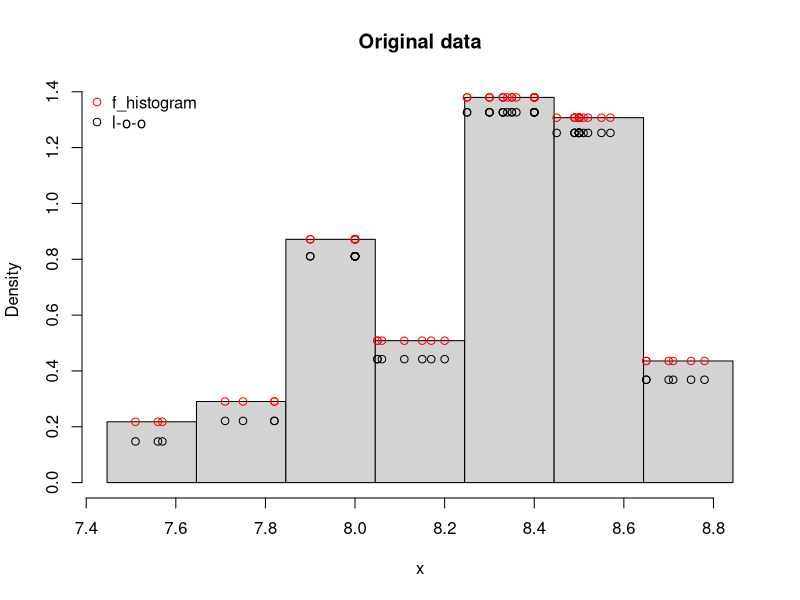
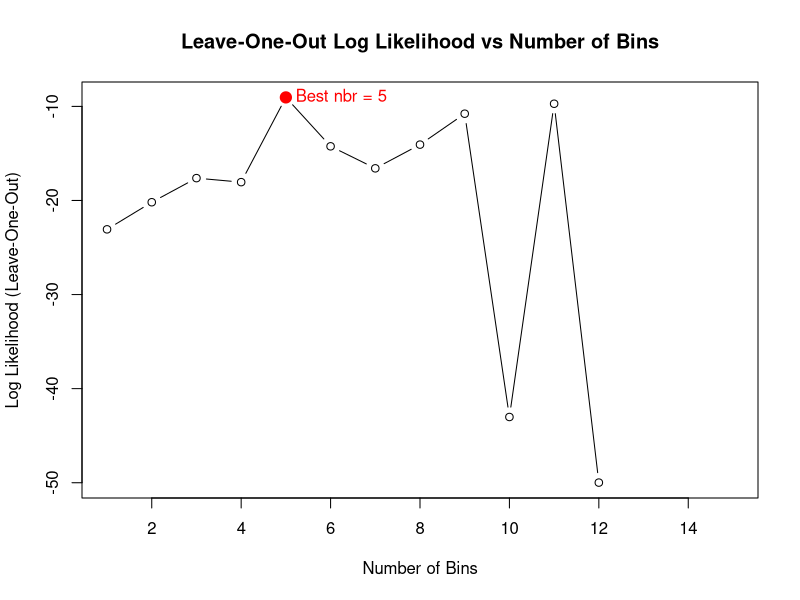
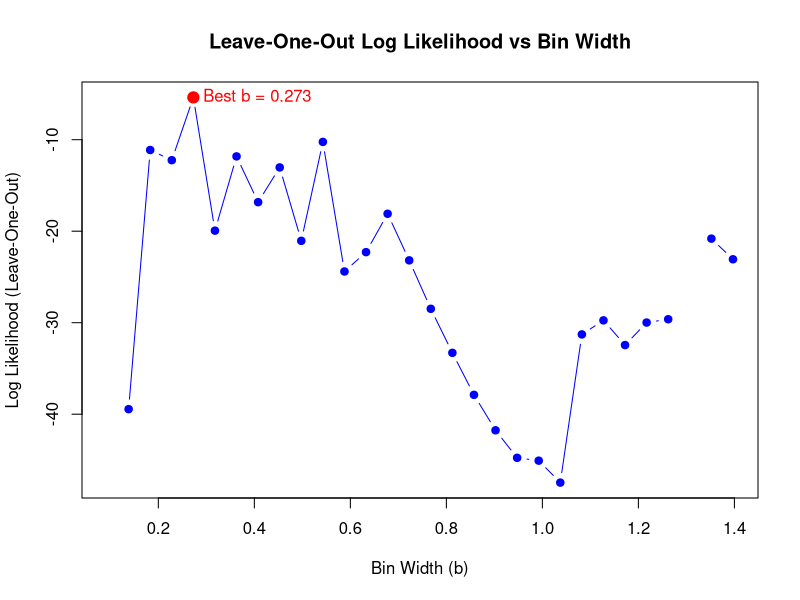
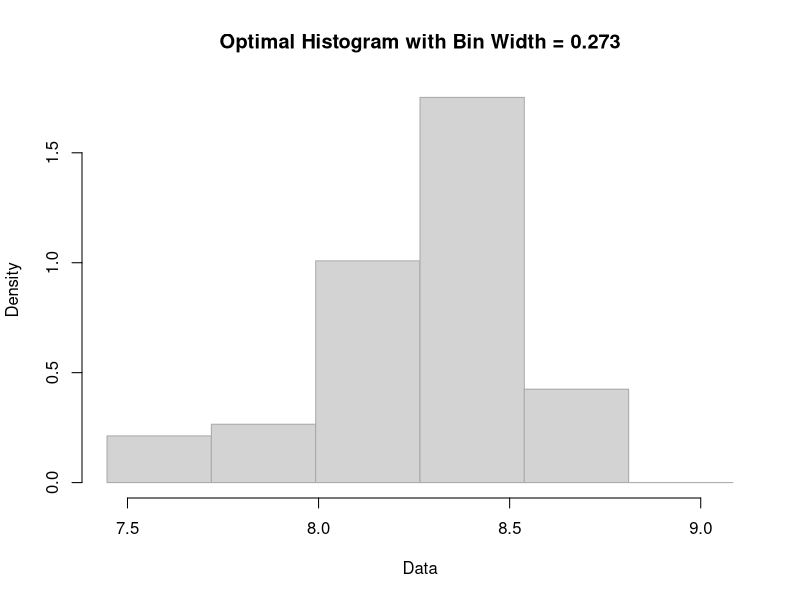
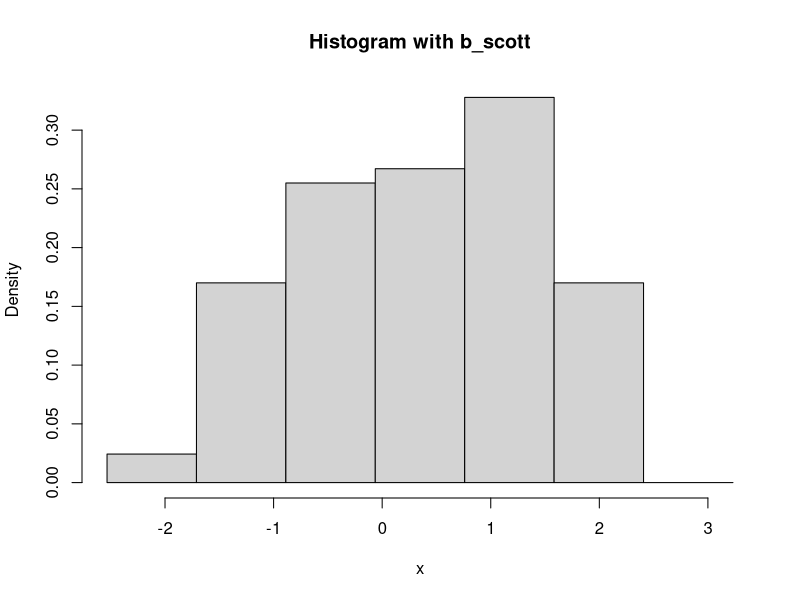
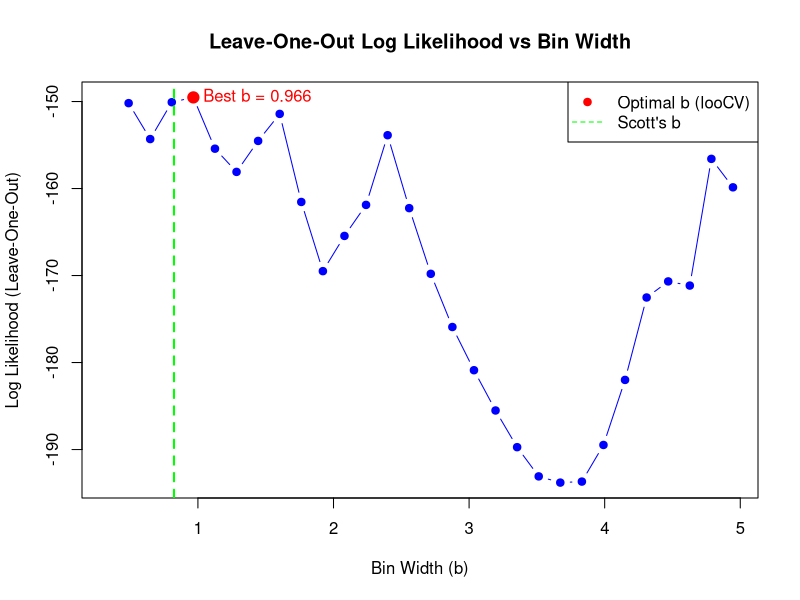
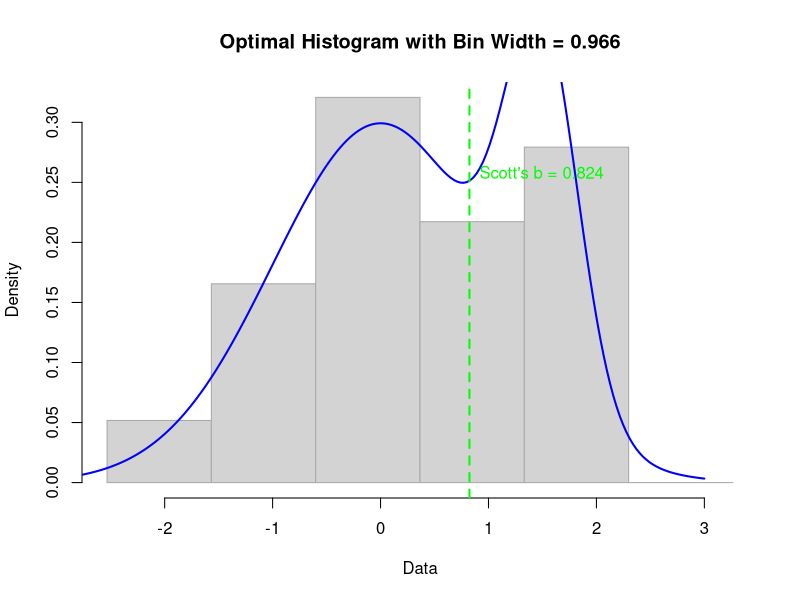
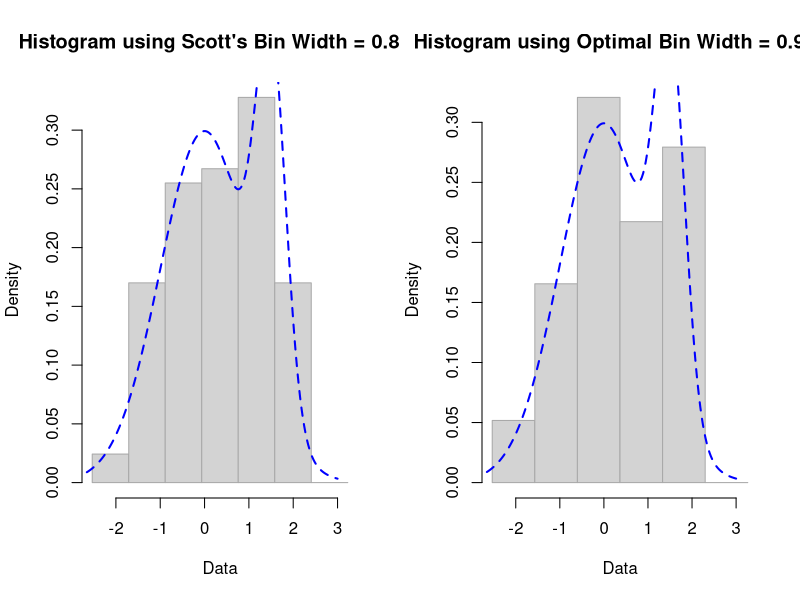

The R source for these figures, in order:
## ---- chunk 1
# Read and transform x to numeric
df = read.table("cdrate.dat", col.names = c("x", "y"))
x = df["x"]
class(x) = "Numeric"
x = x$x

A <- min(x)-.05*diff(range(x))
Z <- max(x)+.05*diff(range(x))
nbr <- 7

# Define histogram and the function
hx <- hist(x,breaks=seq(A,Z,length=nbr+1),freq=F, main = "Original data")

hx_f <- stepfun(hx$breaks,c(0,hx$density,0))
binwidth <- hx$breaks[2]-hx$breaks[1]
points(x,hx_f(x),col="red", pch=1)

y_loo_hist <- (hx_f(x)-(1/(length(x)*binwidth)))*(length(x)/(length(x)-1))
points(x,y_loo_hist,col="black", pch=1)

legend("topleft", legend = c("f_histogram", "l-o-o"), col = c("red", "black"), pch = 1, bty = "n")
## ---- chunk 2
l <- sum(log(y_loo_hist))
print("The leave-one-out log-likelihood is:")
print(l)
## ---- chunk 3
nbr_seq <- seq(1, 15)
looCV_log_lik <- numeric(length(nbr_seq))  # Pre-allocate for efficiency

# Loop through each value of nbr
for (i in seq_along(nbr_seq)) {
  nbr <- nbr_seq[i]
  
  # Compute the histogram
  hx <- hist(x, breaks = seq(A, Z, length = nbr + 1), plot = FALSE)
  binwidth <- hx$breaks[2] - hx$breaks[1]  # Calculate bin width
  
  # Convert histogram into a step function and evaluate the leave-one-out estimate
  hx_f <- stepfun(hx$breaks, c(0, hx$density, 0))
  y_loo_hist <- (hx_f(x) - (1 / (length(x) * binwidth))) * (length(x) / (length(x) - 1))
  
  # Calculate the log-likelihood and handle zero values
  if (any(y_loo_hist <= 0)) {
    looCV_log_lik[i] <- -Inf
  } else {
    looCV_log_lik[i] <- sum(log(y_loo_hist))
  }
}

# Identify the optimal number of bins
optimal_nbr <- nbr_seq[which.max(looCV_log_lik)]
optimal_log_lik <- max(looCV_log_lik)

# Plot the leave-one-out log-likelihood with a marker for the optimal bin count
plot(nbr_seq, looCV_log_lik, type = "b", xlab = 'Number of Bins', ylab = 'Log Likelihood (Leave-One-Out)',
     main = "Leave-One-Out Log Likelihood vs Number of Bins")

# Highlight the optimal number of bins on the plot
points(optimal_nbr, optimal_log_lik, col = "red", pch = 19, cex = 1.5)
text(optimal_nbr, optimal_log_lik, labels = paste("Best nbr =", optimal_nbr), pos = 4, col = "red")

## ---- chunk 4
b_seq <- seq((Z - A) / 15, (Z - A), length = 30)
looCV_log_lik <- numeric(length(b_seq))  # Pre-allocate for efficiency

# Loop through each bin width b
for (i in seq_along(b_seq)) {
  b <- b_seq[i]
  
  # Compute the histogram with the specified bin width b
  hx <- hist(x, breaks = seq(A, Z + b, by = b), plot = FALSE)
  binwidth <- diff(hx$breaks)[1]  # Confirming the bin width
  
  # Convert histogram into a step function and evaluate at data points
  hx_f <- stepfun(hx$breaks, c(0, hx$density, 0))
  y_hist <- hx_f(x)
  
  # Compute the leave-one-out histogram estimate
  y_loo_hist <- (y_hist - (1 / (length(x) * binwidth))) * (length(x) / (length(x) - 1))
  
  # Calculate log-likelihood, handling cases with zero or negative values
  if (any(y_loo_hist <= 0)) {
    looCV_log_lik[i] <- -Inf
  } else {
    looCV_log_lik[i] <- sum(log(y_loo_hist))
  }
}

# Identify the optimal bin width
optimal_b <- b_seq[which.max(looCV_log_lik)]
optimal_log_lik <- max(looCV_log_lik)

# Plot the leave-one-out log-likelihoods for different bin widths
plot(b_seq, looCV_log_lik, type = "b", xlab = 'Bin Width (b)', ylab = 'Log Likelihood (Leave-One-Out)',
     main = "Leave-One-Out Log Likelihood vs Bin Width", col = "blue", pch = 19)

# Highlight the optimal bin width on the plot
points(optimal_b, optimal_log_lik, col = "red", pch = 19, cex = 1.5)
text(optimal_b, optimal_log_lik, labels = paste("Best b =", round(optimal_b, 3)), pos = 4, col = "red")


# Plot the histogram using the optimal bin width
hist(x, breaks = seq(A, Z + optimal_b, by = optimal_b), freq = FALSE, 
     main = paste("Optimal Histogram with Bin Width =", round(optimal_b, 3)), 
     xlab = "Data", ylab = "Density", col = "lightgray", border = "darkgray")
## ---- chunk 5
par(mfrow=c(1,1))

sim.mixt <- function(n=1,k=1, 
         mu=seq(-2*(k-1),2*(k-1),length=k), 
         sigma=seq(1,1,length=k), 
         alpha=seq(1/k,1/k,length=k), graphic=FALSE,...)
{
   csa<-cumsum(alpha)
   x<-runif(n)
      
   for (i in 1:n){
      comp<-sum(csa<=x[i])+1
      x[i]<-rnorm(1,mu[comp],sigma[comp])
   }
   if(graphic) {
      out<-graph.mixt(k, mu, sigma, alpha, gr=FALSE)
      hist(x,freq = FALSE,
           ylim=c(0,max(c(max(out$fx),max(hist(x,plot=FALSE)$density)))))
      lines(out$x,out$fx,lty=1,lwd=2)
   }   
   return(x)
}

graph.mixt<-function(k=1, mu=seq(-2*(k-1),2*(k-1),length=k), sigma=seq(1,1,length=k), alpha=seq(1/k,1/k,length=k), graphic=TRUE,...)
{
   L<-min(mu-3*sigma)
   U<-max(mu+3*sigma)
         
   x<- seq(from=L,to=U,length=200)
   fx<- 0*x
   Salpha<-sum(alpha)
   for(i in 1:k){
   	p<-alpha[i]/Salpha
#   	fx <- fx + p*exp(-.5*((x-mu[i])/sigma[i])^2)/(sqrt(2*pi)*sigma[i])
   	fx <- fx + p*dnorm(x,mu[i],sigma[i])
   }
   if (graphic){
      plot(x,fx,type="l",...)
   }
   return(list(L = L, U = U, x = x, fx = fx))
}

set.seed(123)
n <- 100
x <- sim.mixt(n = n, k = 2, mu = c(0, 1.5), sigma = c(1, 1/3), alpha = c(3/4, 1/4))

A <- min(x) - 0.05 * diff(range(x))
Z <- max(x) + 0.05 * diff(range(x))

sigma.mixt <- 1.095287
scott_b <- 3.49 * sigma.mixt * length(x)^(-1/3)
## ---- chunk 6
hx <- hist(x,breaks=seq(A,Z+b,by=scott_b), plot=F)
plot(hx,freq = FALSE, main="Histogram with b_scott")
## ---- chunk 7
b_seq <- seq((Z - A) / 15, (Z - A), length = 30)
looCV_log_lik <- numeric(length(b_seq))

for (i in seq_along(b_seq)) {
  b <- b_seq[i]
  
  # Compute the histogram with the specified bin width b
  hx <- hist(x, breaks = seq(A, Z + b, by = b), plot = FALSE)
  binwidth <- diff(hx$breaks)[1]  # Confirm the bin width
  
  # Convert histogram into a step function and evaluate at data points
  hx_f <- stepfun(hx$breaks, c(0, hx$density, 0))
  y_hist <- hx_f(x)
  
  # Compute the leave-one-out histogram estimate
  y_loo_hist <- (y_hist - (1 / (n * binwidth))) * (n / (n - 1))
  
  # Calculate log-likelihood, handling cases with zero or negative values
  if (any(y_loo_hist <= 0)) {
    looCV_log_lik[i] <- -Inf
  } else {
    looCV_log_lik[i] <- sum(log(y_loo_hist))
  }
}

par(mfrow=c(1,1))

optimal_b <- b_seq[which.max(looCV_log_lik)]
optimal_log_lik <- max(looCV_log_lik)

plot(b_seq, looCV_log_lik, type = "b", xlab = 'Bin Width (b)', ylab = 'Log Likelihood (Leave-One-Out)',
     main = "Leave-One-Out Log Likelihood vs Bin Width", col = "blue", pch = 19)

points(optimal_b, optimal_log_lik, col = "red", pch = 19, cex = 1.5)
text(optimal_b, optimal_log_lik, labels = paste("Best b =", round(optimal_b, 3)), pos = 4, col = "red")
abline(v = scott_b, col = "green", lwd = 2, lty = 2)
legend("topright", legend = c("Optimal b (looCV)", "Scott's b"), col = c("red", "green"), pch = c(19, NA), lty = c(NA, 2))

hist(x, breaks = seq(A, Z + optimal_b, by = optimal_b), freq = FALSE, 
     main = paste("Optimal Histogram with Bin Width =", round(optimal_b, 3)), 
     xlab = "Data", ylab = "Density", col = "lightgray", border = "darkgray")

# Overlay the mixture density from graph.mixt
mixture_density <- graph.mixt(k = 2, mu = c(0, 1.5), sigma = c(1, 1/3), alpha = c(3/4, 1/4), graphic = FALSE)
lines(mixture_density$x, mixture_density$fx, col = "blue", lwd = 2)

# Annotate Scott's bin width on the histogram
abline(v = scott_b, col = "green", lwd = 2, lty = 2)
text(scott_b, max(hist(x, breaks = seq(A, Z + optimal_b, by = optimal_b), plot = FALSE)$density) * 0.8,
     labels = paste("Scott's b =", round(scott_b, 3)), col = "green", pos = 4)
## ---- chunk 8
par(mfrow=c(1,2))

hist(x, breaks = seq(A, Z + scott_b, by = scott_b), freq = FALSE, 
     main = paste("Histogram using Scott's Bin Width =", round(scott_b, 3)),
     xlab = "Data", ylab = "Density", col = "lightgray", border = "darkgray")
lines(mixture_density$x, mixture_density$fx, col = "blue", lwd = 2, lty = 2)  # Overlay the theoretical density

hist(x, breaks = seq(A, Z + optimal_b, by = optimal_b), freq = FALSE, 
     main = paste("Histogram using Optimal Bin Width =", round(optimal_b, 3)),
     xlab = "Data", ylab = "Density", col = "lightgray", border = "darkgray")
lines(mixture_density$x, mixture_density$fx, col = "blue", lwd = 2, lty = 2)  # Overlay the theoretical density
## ---- chunk 9
par(mfrow=c(1,1))

h_seq <- seq(0.1, 1.5, length.out = 30)
looCV_log_lik <- numeric(length(h_seq))
K0 <- 1

for (i in seq_along(h_seq)) {
  h <- h_seq[i]
  
  # Estimate the kernel density with the current bandwidth
  kx <- density(x, bw = h)
  kx_f <- approxfun(x = kx$x, y = kx$y, method = 'linear', rule = 2)
  
  # Calculate the leave-one-out estimate for each data point
  y_loo <- (kx_f(x)-(K0/(n*h)))*(n/(n-1))
  
  # Calculate log-likelihood, handling cases with zero or negative values
  if (any(y_loo <= 0)) {
    looCV_log_lik[i] <- -Inf
  } else {
    looCV_log_lik[i] <- sum(log(y_loo))
  }
}

optimal_h <- h_seq[which.max(looCV_log_lik)]
optimal_log_lik <- max(looCV_log_lik)

plot(h_seq, looCV_log_lik, type = "b", xlab = "Bandwidth (h)", ylab = "Log Likelihood (Leave-One-Out)",
     main = "Leave-One-Out Log Likelihood vs Bandwidth", pch = 19)
points(optimal_h, optimal_log_lik, col = "red", pch = 19, cex = 1.5)
text(optimal_h, optimal_log_lik, labels = paste("Optimal h =", round(optimal_h, 3)), pos = 1, offset = 1.5, col = "red")
## ---- chunk 10
kx <- density(x,bw=optimal_h,kernel='gaussian')
kx_f <- approxfun(x=kx$x, y=kx$y, method='linear', rule=2)
plot(kx$x, kx$y, xlab='x', ylab = 'density', main = 'Gaussian Kernel Density Estimation')
